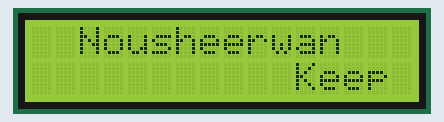
A sketch run on a simulated Arduino Uno, built with avr-gcc and run on an emulated ATmega328P. On the bench: 16×2 character LCD.

Above: at 1.19 s.
At 2.71 s:
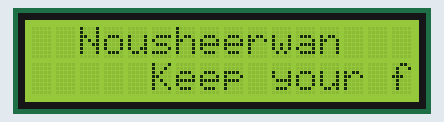
At 4.49 s:
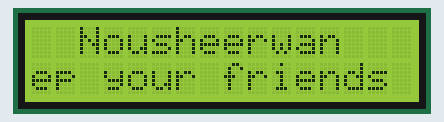
At 8.02 s:
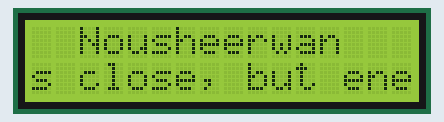
At 11.3 s:
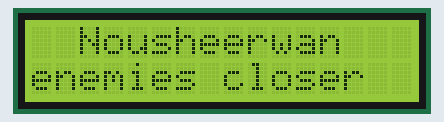
At 14.7 s:
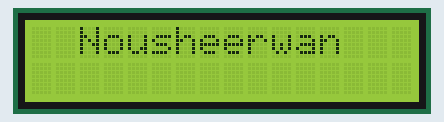

The sketch:

Lab3.ino
```cpp
// CS-362 Lab 3 ///
// Name: Fnu Nousheerwan //
// Netid: fnoush2 //
// UIN: 659029851 //
// Description: Displaying the name and favorite quote on the 16x2 display, name on first line and quote on
//the second line. The quote does not fits on the screen and scrolls across the screen. Name
// does not scroll across the screen, only the quote scrolls.

// Reference: Arduino link mentioned in the lab handout.

#include <LiquidCrystal.h>

// ---- Initializing the required pins of the LCD and the arduino board.--------

const int rs = 12, en = 11, d4 = 5, d5 = 4, d6 = 3, d7 = 2;
LiquidCrystal lcd(rs, en, d4, d5, d6, d7);

// ------------------------------------------------------------------------------


// ----- Initializing the required variables to print out the name and the quote

String myName = "  Nousheerwan", sub_String[11];
int string_Length = 0, i = 0, set_Delay = 250, Lcd_width = 11;

// -------------------------------------------------------------------------------


void setup() {
  // ---- Setting up the LCD's number of columns and rows:
  lcd.begin(16, 2);

  delay(1000);
}


void loop() {

  // ------ The required quote
  display_content(1, "Keep your friends close, but enemies closer ");
}

// ------- Making a display_content function to output the content on the LCD

void display_content(int l, String str)
{
  string_Length = str.length();

  for (i = Lcd_width; i >= 0; i--)
  {

    lcd.setCursor(0, l - 1); // Setting the cursor
    lcd.print(myName); // Printing the name
    lcd.setCursor(i, l);
    lcd.print(str.substring(0, 16));
    delay(set_Delay); // Setting the delay
  }

   // ---------- A loop for displaying the quotation

  for (int j=0 ; j!= string_Length;)
  {
    j++;
    lcd.setCursor(0, l); // Setting the cursor
    lcd.print(str.substring(j,j+16)); // Printing the quote
    delay(set_Delay); // Setting the delay
  }

}

// ---------------------------------------------------------------------------------
```

Measured:
- by itself, everything shown: repeats every 14.1 s, in 55 steps
- what the display in image 5 shows lasts 0.5 s, from 14.7 s to 15.2 s
